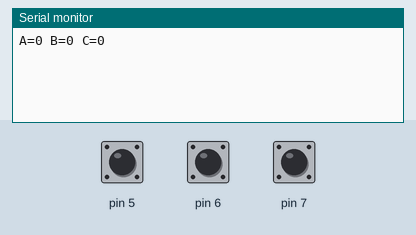
Recording of a sketch running on a simulated Arduino Uno, built with avr-gcc and run on an emulated ATmega328P. Shown: the last lines printed to the serial monitor. The inputs (shaded band) are chosen by the test bench; at power-on: pin 5 HIGH, pin 6 HIGH, pin 7 HIGH.

Above: at 1.2 s.
1.3 s: pin 5 pulled LOW for 0.15 s
At 1.7 s:
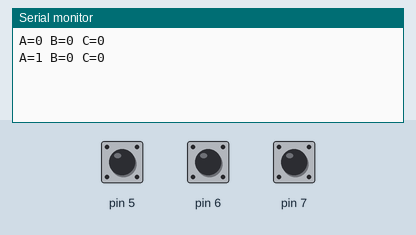
2.9 s: pin 6 pulled LOW for 0.15 s
At 4.1 s:
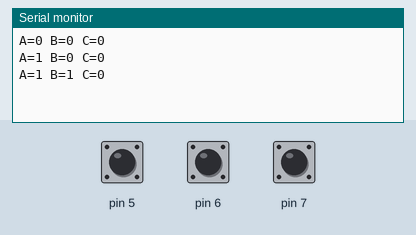
4.5 s: pin 7 pulled LOW for 0.15 s
At 5.3 s:
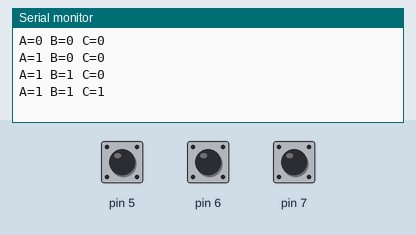
6.1 s: pin 5 pulled LOW for 1 s
At 6.5 s:
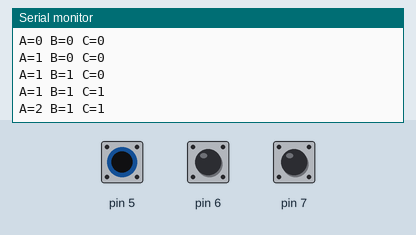
8.6 s: pin 6 pulled LOW for 1 s
At 9.6 s:
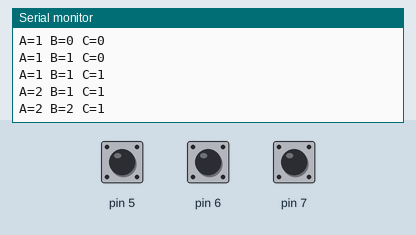
11.1 s: pin 7 pulled LOW for 1 s
At 11.5 s:
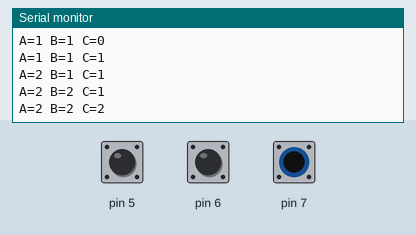
Timing chart, 0 to 14.1 s (numbered marks = the images above; inputs shaded):
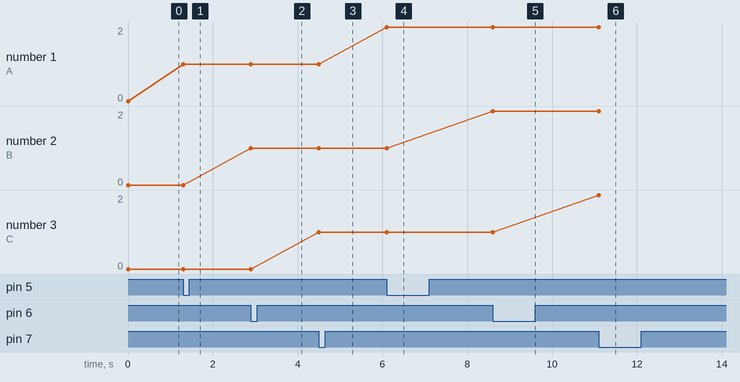

The sketch:

EX-8.ino
```cpp
int A_count=0;
int B_count=0;
int C_count=0;


void setup() {

  Serial.begin(9600);
  pinMode(5, INPUT_PULLUP);
  pinMode(6, INPUT_PULLUP);
  pinMode(7, INPUT_PULLUP);

  Serial.print("A="),Serial.print("0"),
  Serial.print(" B="),Serial.print("0"),
  Serial.print(" C="),Serial.println("0");


}

void loop()
{
int A_state = digitalRead(5);
int B_state = digitalRead(6);
int C_state = digitalRead(7);


if (A_state ==0){
    A_count ++;

}
else
{}
if (B_state ==0){
    B_count ++;

}
else
{}
if (C_state ==0){
    C_count ++;

}

else
{}
  if (A_state ==0 || B_state ==0 || C_state ==0 )
  {Serial.print("A="),Serial.print(A_count),
  Serial.print(" B="),Serial.print(B_count),
  Serial.print(" C="),Serial.println(C_count);

  delay (1000);

  }
  else
  {}
}
```

Measured:
- after the input at 1.3 s, the serial monitor: prints a new line at once (image 1)
- after the input at 2.9 s, the serial monitor: prints a new line at once (image 2)
- after the input at 4.5 s, the serial monitor: prints a new line at once (image 3)
- after the input at 6.1 s, the serial monitor: prints a new line at once (image 4)
- after the input at 8.6 s, the serial monitor: prints a new line at once (image 5)
- after the input at 11.1 s, the serial monitor: prints a new line at once (image 6)
- plotted number 1: 0 → 1 after the input at 1.3 s, 1 → 2 after the input at 6.1 s
